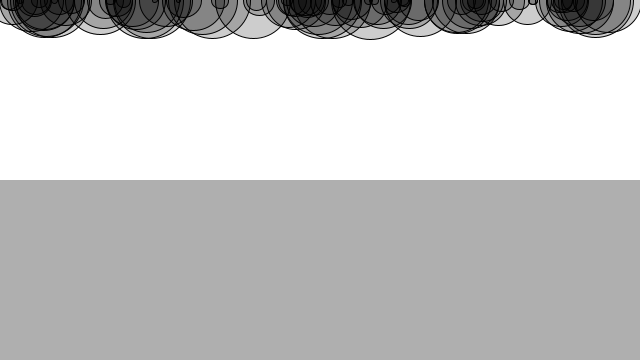
Frame 1 (no input)
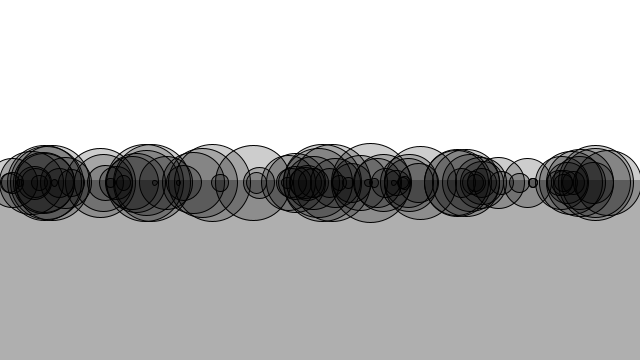
Frame 60 (the mouse pressed at the canvas centre just before this capture)
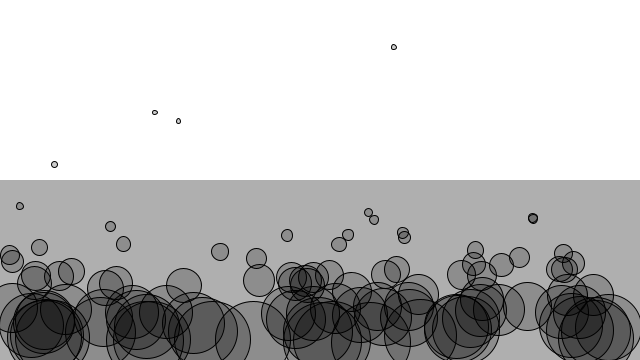
Frame 120 (the mouse held since frame 60 and released just before this capture)

The Processing sketch that drew these frames (run headless with seeded random() and noise(); from frame 60 on, the mouse is pressed at the canvas centre):

// Processing sketch: E2_5Dragdiffheights
// ── E2_5Dragdiffheights.pde
class Mover {
  
  PVector location;
  PVector velocity;
  PVector acceleration;
  PVector mouse;
  float mass;
  float topspeed;
  
  Mover(float m, float x, float y) {
    mass = m;
    location = new PVector(x, y);
    velocity = new PVector(0,0);
    acceleration = new PVector(0,0);
  }
  
  void update(){

    velocity.add(acceleration);
    location.add(velocity);
    acceleration.mult(0);

  }
  
  void display(){
    stroke(0);
    fill(0, 50);
    ellipse(location.x, location.y, mass*16, mass*16);
  }
  
  void checkEdges(){
    if (location.x < 0){
      location.x = 0;
      velocity.x = velocity.x * -1;
    }else if( location.x > width){
      location.x = width;
      velocity.x = velocity.x * -1;
    }
    
    if (location.y < 0){
      location.y = 0;
      velocity.y = velocity.y * -1;
    } else if( location.y > height){
      location.y = height;
      velocity.y = velocity.y * -1;
    }
  }
  
  void applyForce(PVector force){
    PVector f = force.get();
    f.div(mass);
    acceleration.add(f);
  }
  
  boolean isInside(Liquid l){
    if ( location.x>l.x && location.x<l.x+l.w && location.y>l.y && location.y<l.y+l.h){
      return true;
    } else {
      return false;
    }
  }
  void drag(Liquid l){
    float speed = velocity.mag();
    float dragMagnitude = l.c * speed * speed;
    
    PVector drag = velocity.get();
    drag.mult(-1);
    
    drag.normalize();
    
    drag.mult(dragMagnitude);
    
    applyForce(drag);
  }
  
}

class Liquid{
  float x, y, w, h;
  float c;
  
  Liquid(float ux, float uy, float uw, float uh, float uc){
    x = ux;
    y = uy;
    w = uw;
    h = uh;
    c = uc;
  }
  
  void display(){
    noStroke();
    fill(175);
    rect(x, y, w, h);
  }
}

Mover[] movers = new Mover[100];
Liquid liquid;

void setup(){
  size(640, 360);
  background(255);
  liquid = new Liquid(0, height/2, width, height/2, 0.1);
  for(int i = 0; i<movers.length; i++){
    movers[i] = new Mover(random(.2, 5), random(width), 0);
  }
}




void draw(){
  background(255);
  liquid.display();
  for(int i = 0; i<movers.length; i++){
    if(movers[i].isInside(liquid)){
      movers[i].drag(liquid);
    }
    float m = movers[i].mass;
    PVector grav = new PVector(0, 0.1*m);
    movers[i].applyForce(grav);
    movers[i].update();
    movers[i].checkEdges();
    movers[i].display();
  }

}
